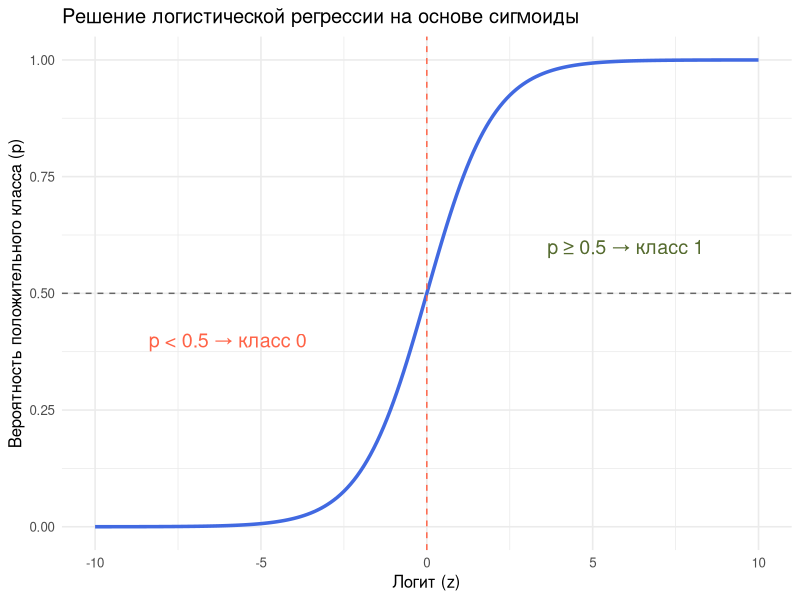
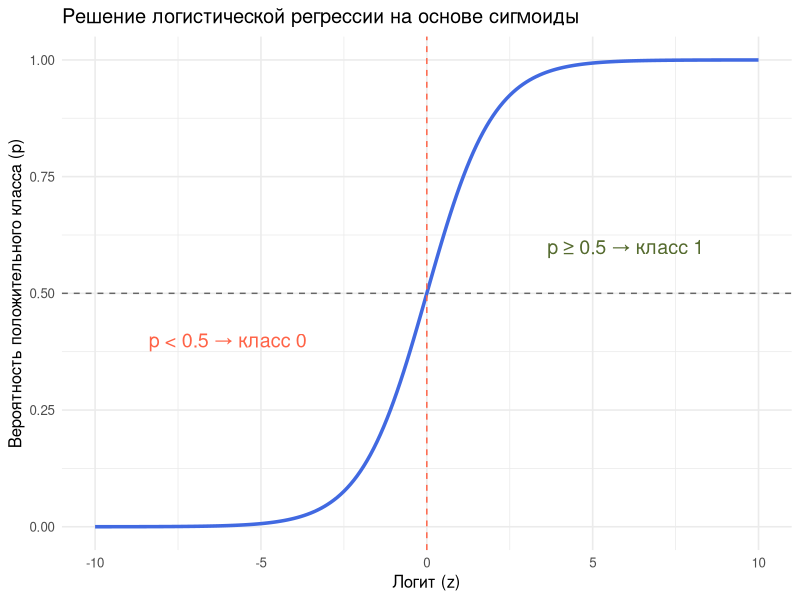

Write R code to recreate these figures, in order.
library(ggplot2)
library(dplyr)

# сигмоида
sigmoid <- function(z) {
  1 / (1 + exp(-z))
}

# создаем значения логитов
logits <- seq(-10, 10, by = 0.1)
probabilities <- sigmoid(logits)

# датафрейм
data <- tibble(
  z = logits,
  p = probabilities
)

# построение графика
ggplot(data, aes(x = z, y = p)) +
  geom_line(color = "royalblue", linewidth = 1.2) +
  geom_vline(xintercept = 0, linetype = "dashed", color = "tomato") +
  geom_hline(yintercept = 0.5, linetype = "dashed", color = "gray40") +
  annotate("text", x = 6, y = 0.6, label = "p ≥ 0.5 → класс 1", size = 5, color = "darkolivegreen") +
  annotate("text", x = -6, y = 0.4, label = "p < 0.5 → класс 0", size = 5, color = "tomato") +
  labs(
    title = "Решение логистической регрессии на основе сигмоиды",
    x = "Логит (z)",
    y = "Вероятность положительного класса (p)"
  ) +
  theme_minimal(base_size = 12)

ggsave("logit.png", bg = "white")
